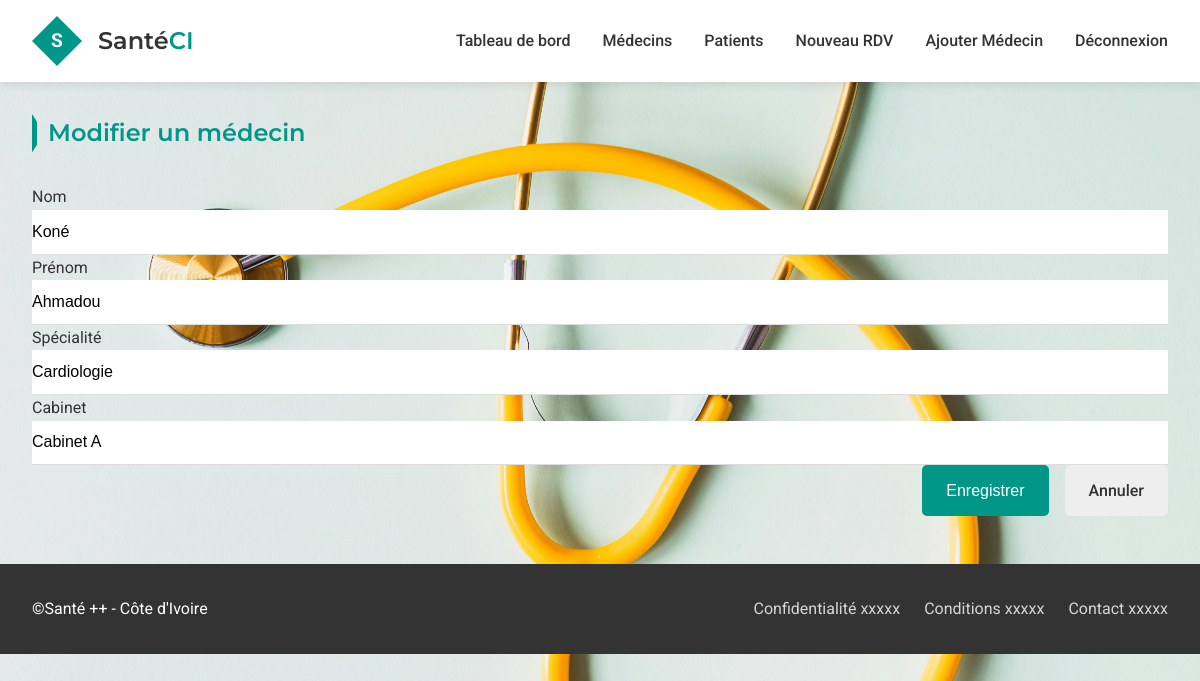
/modifier_medecin/1 (signed in), run on the app's committed database.
### app.py (models this page shows, shortened)
class Medecin(db.Model):
    id = db.Column(db.Integer, primary_key=True)
    nom = db.Column(db.String(100), nullable=False)
    prenom = db.Column(db.String(100), nullable=False)
    specialite = db.Column(db.String(100), nullable=False)
    cabinet = db.Column(db.String(100), nullable=False)
    disponibilites = db.Column(db.String(200))  # Stocké comme string séparé par des virgules
    rendez_vous = db.relationship('RendezVous', backref='medecin', lazy=True)

### app.py (the view, shortened to what this page needs)
@app.route('/modifier_medecin/<int:id>', methods=['GET', 'POST'])
def modifier_medecin(id):
    if 'logged_in' not in session:
        return redirect(url_for('login'))
    medecin = Medecin.query.get_or_404(id)
    return render_template('modifier_medecin.html', medecin=medecin)

### templates/modifier_medecin.html
{% extends "base.html" %}
{% block content %}
<section class="modifier-medecin-section">
    <h2 class="section-title">Modifier un médecin</h2>
    <form method="POST" class="medecin-form">
        <div class="form-group">
            <label for="nom">Nom</label>
            <input type="text" id="nom" name="nom" required class="input-field" value="{{ medecin.nom }}">
        </div>
        <div class="form-group">
            <label for="prenom">Prénom</label>
            <input type="text" id="prenom" name="prenom" required class="input-field" value="{{ medecin.prenom }}">
        </div>
        <div class="form-group">
            <label for="specialite">Spécialité</label>
            <input type="text" id="specialite" name="specialite" required class="input-field" value="{{ medecin.specialite }}">
        </div>
        <div class="form-group">
            <label for="cabinet">Cabinet</label>
            <input type="text" id="cabinet" name="cabinet" required class="input-field" value="{{ medecin.cabinet }}">
        </div>
        <div class="form-actions">
            <button type="submit" class="btn-save">Enregistrer</button>
            <a href="{{ url_for('liste_medecins') }}" class="btn-cancel">Annuler</a>
        </div>
    </form>
</section>
{% endblock %}

### static/css/style.css (style rules this page uses)
:root { --primary-color: #009688; --secondary-color: #ff9800; --dark-color: #333; --light-color: #f5f5f5; --success-color: #4caf50; --danger-color: #f44336; --info-color: #2196f3; --warning-color: #ffc107; }
* { margin: 0; padding: 0; box-sizing: border-box; }
body { font-family: 'Roboto', sans-serif; color: var(--dark-color); line-height: 1.6; background-image: url(../images/pexels-karolina-grabowska-4386464.jpg); background-position:center; background-size: cover; opacity: 15px; }
h1, h2, h3, h4 { font-family: 'Montserrat', sans-serif; font-weight: 600; }
a { text-decoration: none; color: var(--primary-color); }
.section-title { margin-bottom: 2rem; color: var(--primary-color); position: relative; padding-left: 1rem; }
.section-title::before { content: ''; position: absolute; left: 0; top: 0; height: 100%; width: 5px; background-color: var(--primary-color); clip-path: polygon(0 0, 100% 20%, 100% 80%, 0 100%); }
.form-group { position: relative; }
.input-field { width: 100%; padding: 0.8rem 0; border: none; border-bottom: 1px solid #ddd; font-size: 1rem; transition: border-color 0.3s; }
.form-actions { display: flex; gap: 1rem; justify-content: flex-end; }
.btn-save { background-color: var(--primary-color); color: white; border: none; padding: 0.8rem 1.5rem; border-radius: 5px; font-size: 1rem; font-weight: 500; cursor: pointer; transition: background-color 0.3s, transform 0.2s; }
.btn-cancel { background-color: #eee; color: var(--dark-color); border: none; padding: 0.8rem 1.5rem; border-radius: 5px; font-size: 1rem; font-weight: 500; cursor: pointer; transition: background-color 0.3s, transform 0.2s; }

### data on the page
Medecin: nom "Koné", prenom "Ahmadou", specialite "Cardiologie", cabinet "Cabinet A"
